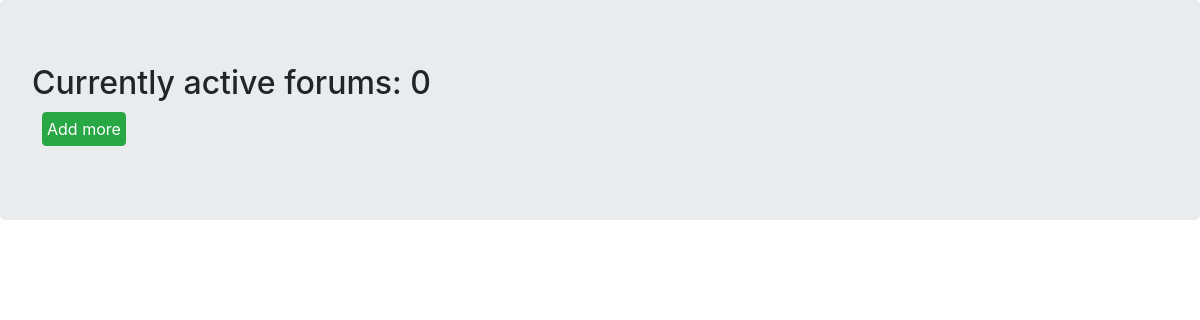
Before: / with the older database file.
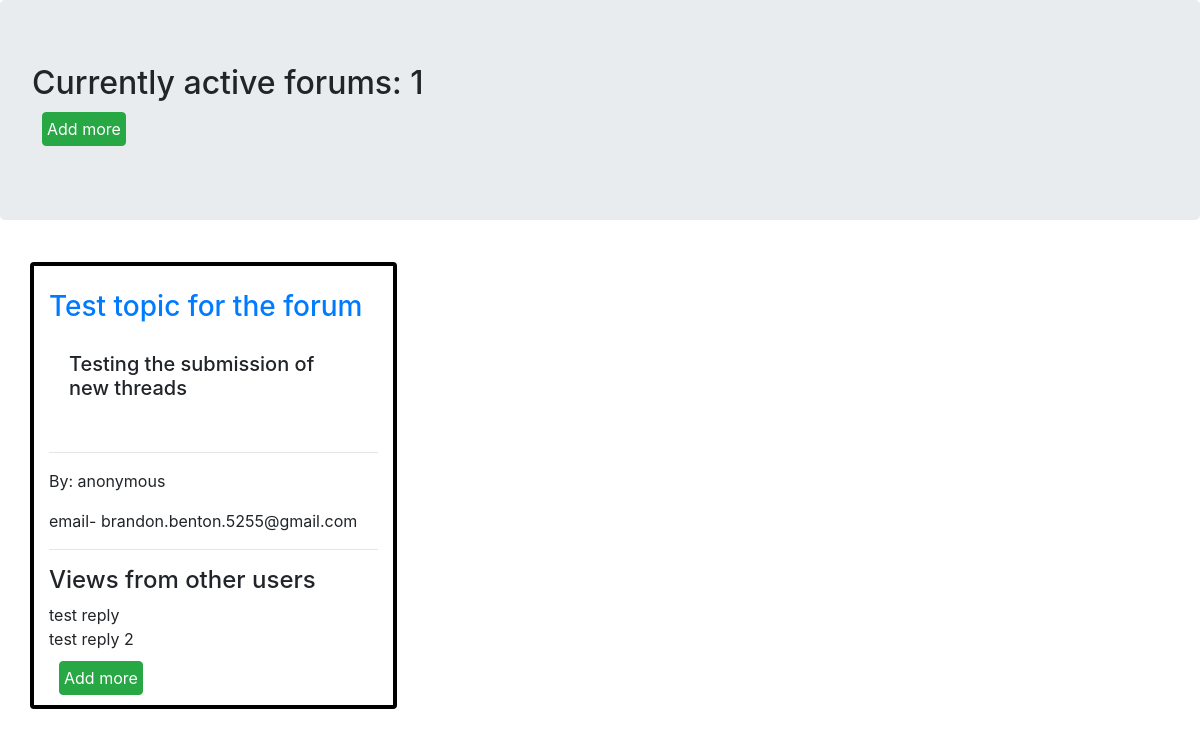
After: the same page with the newer database file.
### forum_app/models.py (models this page shows, shortened)
class forum(models.Model):
    name = models.CharField(max_length=200,default="anonymous")
    email = models.CharField(max_length=200,null=True)
    topic = models.CharField(max_length=300)
    description = models.CharField(max_length=1000,blank=True)
    link = models.CharField(max_length=100,null=True)
    date_created = models.DateTimeField(auto_now_add=True,null=True)

class Discussion(models.Model):
    forum = models.ForeignKey(forum,blank=True,on_delete=models.CASCADE)
    discuss = models.CharField(max_length=1000)

### forum_app/views.py (the view)
# urls.py: path('',home,name='home'),
def home(request):
    forums=forum.objects.all()
    count=forums.count()
    discussions=[]
    for i in forums:
        discussions.append(i.discussion_set.all())
    context={'forums':forums,
              'count':count,
              'discussions':discussions}
    return render(request,'home.html',context)

### forum_app/templates/home.html (shortened to what this page needs)
{% load static %}
<!DOCTYPE html>
<html lang="en">
<head>
    <link rel="stylesheet" href="https://stackpath.bootstrapcdn.com/bootstrap/4.5.0/css/bootstrap.min.css"0>
</head>
<body>
    <h2 class="jumbotron">
        Currently active forums: {{count}}
        <form method="POST" action="{% url 'addInForum' %}">
        <button class="btn btn-success" style="width:fit-content; padding: 4px; margin:10px;">Add more</button>
        </form>
    </h2>
        <div class="card-columns" style="padding: 10px; margin: 20px;">
        {% for forum in forums %}
            <div class="card box container">
                <br>
                <h5 class="card-title">
                    <a href='{{forum.link}}'><h3>{{forum.topic}}</h3></a>
                    <div class="card-body container">
                        <p>{{forum.description}}</p>
                        </h5>
                        <hr>
                        <p> By: {{forum.name}}</p>
                        email- {{forum.email}}
                        <hr>
                        <h4>Views from other users</h4>
                        {%for discuss in discussions%}
                            {%for objs in discuss%}
                                {% if objs.forum == forum %}
                                    {{objs.discuss}}
                                    <br>
                                {% endif %}
                            {%endfor%}
                        {%endfor%}
                        <form method="POST" action="{% url 'addInDiscussion' %}">
                        <button class="btn btn-success" style="width:fit_content; padding: 4px; margin: 10px;">Add more</button>
                        </form>
                    </div>
                </div>
            <br>
        {% endfor %}
</body>
</html>

### forum_app/templates/home.html (style rules this page uses)
.box { border: 4px solid black; margin: 0 auto; }

Changed rows visible on the page:
added forum: topic "Test topic for the forum", description "Testing the submission of new threads", name "anonymous", email "brandon.benton.5255@gmail.com"
added Discussion: discuss "test reply"
added Discussion: discuss "test reply 2"
Other visible differences:
{{ count }}: "0" → "1"
